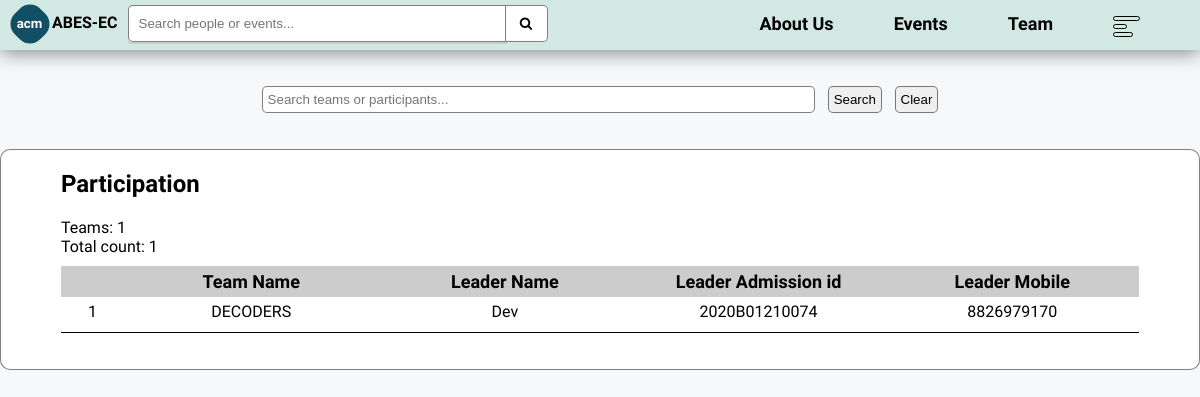
Page /detail/NAVROHAN 2023 ac (signed in) on the committed database.
### base/models.py (models this page shows, shortened)
class Event(models.Model):
    name = models.CharField(max_length= 150)
    description = models.TextField(null= True, blank= True)
    details = RichTextField(null=True, blank=True)
    location = models.CharField(max_length= 150, null=True, blank=True)
    image = models.ImageField(upload_to="images/events/")
    tag = models.ManyToManyField(Tag, blank=True, related_name="events")
    fee = models.CharField(max_length= 5, default= 0)
    ongoing = models.BooleanField(default=False)
    team_members = models.IntegerField(default=1)
    coordinator = models.ManyToManyField(Member, blank=True, related_name="coordinated")
    updated = models.DateTimeField(auto_now= True)
    created = models.DateTimeField(auto_now_add= True)
    event_date = models.DateTimeField()
    end_date = models.DateTimeField(null=True, blank=True)
    participants = models.ManyToManyField(Student, blank=True, related_name="participated")
    first = models.ManyToManyField(Student, blank=True, related_name="first")
    second = models.ManyToManyField(Student, blank=True, related_name="second")
    third = models.ManyToManyField(Student, blank=True, related_name="third")

class Team(models.Model):
    team_name = models.CharField(max_length=100)
    team_id = models.CharField(max_length=255, unique=True, default=uuid.uuid4, editable=False)
    event = models.ManyToManyField(Event, related_name="teams")
    leaders = models.ManyToManyField(Student, related_name="team_leader")
    members = models.ManyToManyField(Student, blank=True, related_name="myteams")

class Student(models.Model):
    user = models.OneToOneField(User, on_delete= models.CASCADE, default="", related_name="student")
    name = models.CharField(max_length= 100)
    college = models.CharField(max_length=150, default="")
    year = models.CharField(max_length=20, choices=[('1st', 'First year'), ('2nd', 'Second year'), ('3rd', 'Third year')], default="1st")
    admission = models.CharField(max_length=50, default="")
    email = models.EmailField(max_length= 254, default="", unique=True)
    mobile_no = models.CharField(max_length=10, default="")
    profile_pic = models.ImageField(upload_to="images/profile_pics", default="images/default.png")
    linked_in = models.CharField(max_length=150, default="", null=True, blank=True)
    github = models.CharField(max_length=150, default="", null=True, blank=True)
    core = models.CharField(max_length= 50, null=True, blank=True)
    desc = models.TextField(default="Hello, I promise to be awesome!!", blank=True)
    teams = models.ManyToManyField('Team', blank=True, related_name="member")
    unique_url = models.CharField(max_length=255, blank=True)
    url_timeout = models.TimeField(auto_now= False, auto_now_add=False, null=True, blank=False)

### base/views.py (the view)
# urls.py: path('detail/<str:pk>', views.event_details, name="event_detail"),
def event_details(request, pk):
    request.user.member
    event = Event.objects.get(name=pk)
    teams, participants = "", ""
    q = request.GET.get("q", "")
    if "clear" in request.GET: q = ""
    if event.team_members > 1: teams = Team.objects.filter(Q(team_name__startswith= q) | Q(leaders__name__startswith= q), event=event)
    else: participants = event.participants.all()
    context = {"values":participants or teams, "team": teams != "", "event": event, "search":q}
    return render(request, "base/event_details.html", context)

### base/templates/base/event_details.html (shortened to what this page needs)
{% extends 'main.html' %}
{% block content %}
<div style="height: calc(100% - 50px); max-width: 1200px; margin: auto; overflow-y: auto;">
    <div style="margin: 3%;">
        <form class="f" method="GET">
            <input type="text" placeholder="Search teams or participants..." name="q" value="{{search}}" style="width: 80%;">
            <input type="submit" value="Search" name="search" class="more" style="width: fit-content;">
            <input type="submit" value="Clear" name="clear" class="more" style="width: fit-content;">
        </form>
    </div>
    <div style="background-color: white;border: 1px solid rgba(0, 0, 0, 0.5);border-radius: 10px; margin-bottom: 5%;">
        <div style="margin-left: 5%;">
            <h2>Participation</h2>
            <div style="margin-bottom: 10px;">
                {% if team %}Teams: {{values.count}}<br>Total count: {{event.participants.count}}
                {% else %}Total: {{values.count}}{% endif %}
            </div>
        </div>
        <div style="display: grid; grid-template-columns:{% if team %} 0.5fr 2fr 2fr 2fr 2fr  {% else %} 1fr 2fr 2fr 2fr {% endif %}; margin: 0 5% 0 5%; text-align: center; margin-bottom: 3%;">
            {% if team %}
            <div class="heading"></div>
            <div class="heading">Team Name</div>
            <div class="heading">Leader Name</div>
            <div class="heading">Leader Admission id</div>
            <div class="heading">Leader Mobile</div>
            {% else %}
            <div class="heading"></div>
            <div class="heading">Name</div>
            <div class="heading">Admission id</div>
            <div class="heading">Mobile</div>
            {% endif %}
            {% if values %}
                {% for part in values %}
                    {% if team %}
                    <div class="tvalues">{{forloop.counter}}</div>
                    <div class="tvalues">{{part.team_name}}</div>
                    <div class="tvalues">{{part.leaders.all.first.name}}</div>
                    <div class="tvalues">{{part.leaders.all.first.admission}}</div>
                    <div class="tvalues">{{part.leaders.all.first.mobile_no}}</div>
                    {% else %}
                    <div class="tvalues">{{forloop.counter}}</div>
                    <a href="{% url 'profile' part.user %}" class="tvalues">{{part.name}}</a>
                    <div class="tvalues">{{part.admission}}</div>
                    <div class="tvalues">{{part.mobile_no}}</div>
                    {% endif %}
                {% endfor %}
            {% endif %}
        </div>
    </div>
</div>
{% endblock %}

### templates/main.html (style rules this page uses)
body, html { margin: 0; height: 100%; background-color: #f6f8fa; font-family: 'Inria Sans', sans-serif; min-width: 1150px; }

### base/templates/base/event_details.html (style rules this page uses)
.f { display: flex; justify-content: space-between; padding-left: 5%; padding-right: 5%; width: 60%; margin: auto; }
.f input { border-radius: 5px; border: 1px solid rgba(0,0,0,0.5); padding: 5px; font-family: 'Inria Sanse', sans-serif; }
.heading { font-size: 18px; font-weight: bold; padding-top: 5px; padding-bottom: 5px; background-color: rgba(0, 0, 0, 0.2); }
.tvalues { margin-top: 5px; height: 30px; border-bottom: 1px solid black; }

### rows in the picture
Event: participants.count "1"
Team: team_name "DECODERS", leaders.all.first.name "Dev", leaders.all.first.admission "2020B01210074", leaders.all.first.mobile_no "8826979170"

### other values in the picture
{{ values.count }} "1"
